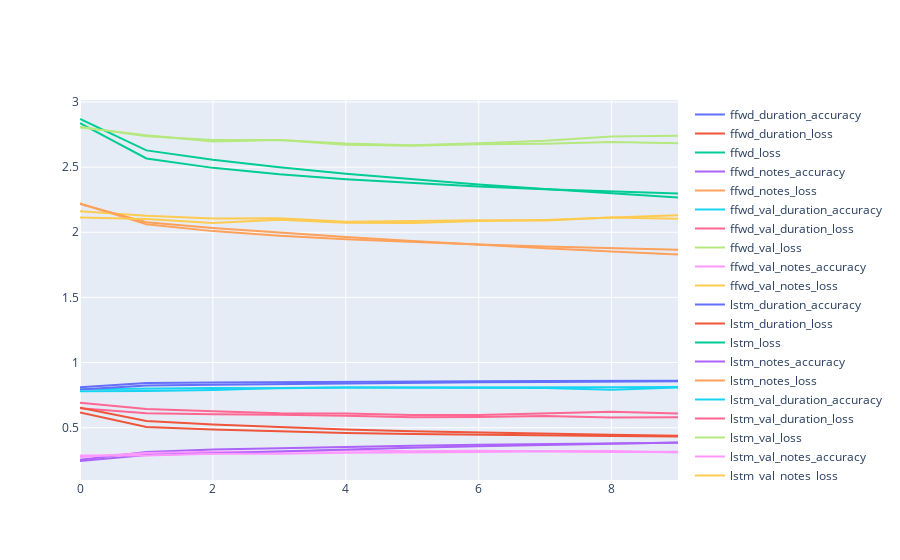

Here is the notebook cell this chart was saved with:
### Code cell
fig.show()

### Figure 1 — Plotly figure (JSON) as saved in the notebook; plotly's stock layout.template omitted (floating-point values rounded to 4 significant figures)
{"data": [{"mode": "lines", "name": "ffwd_duration_accuracy", "type": "scatter", "x": [0, 1, 2, 3, 4, 5, 6, 7, 8, 9], "y": [0.811, 0.8422, 0.8464, 0.8501, 0.8528, 0.855, 0.8572, 0.8582, 0.8599, 0.8611]}, {"mode": "lines", "name": "ffwd_duration_loss", "type": "scatter", "x": [0, 1, 2, 3, 4, 5, 6, 7, 8, 9], "y": [0.6167, 0.5054, 0.4855, 0.4708, 0.4602, 0.4525, 0.4454, 0.4401, 0.4361, 0.4319]}, {"mode": "lines", "name": "ffwd_loss", "type": "scatter", "x": [0, 1, 2, 3, 4, 5, 6, 7, 8, 9], "y": [2.838, 2.567, 2.494, 2.444, 2.407, 2.377, 2.352, 2.331, 2.313, 2.298]}, {"mode": "lines", "name": "ffwd_notes_accuracy", "type": "scatter", "x": [0, 1, 2, 3, 4, 5, 6, 7, 8, 9], "y": [0.2529, 0.3143, 0.3327, 0.3441, 0.3527, 0.3615, 0.3683, 0.3744, 0.3802, 0.3853]}, {"mode": "lines", "name": "ffwd_notes_loss", "type": "scatter", "x": [0, 1, 2, 3, 4, 5, 6, 7, 8, 9], "y": [2.222, 2.061, 2.009, 1.974, 1.947, 1.925, 1.906, 1.891, 1.877, 1.866]}, {"mode": "lines", "name": "ffwd_val_duration_accuracy", "type": "scatter", "x": [0, 1, 2, 3, 4, 5, 6, 7, 8, 9], "y": [0.7941, 0.7998, 0.8056, 0.8035, 0.8093, 0.8082, 0.8077, 0.8055, 0.8099, 0.8126]}, {"mode": "lines", "name": "ffwd_val_duration_loss", "type": "scatter", "x": [0, 1, 2, 3, 4, 5, 6, 7, 8, 9], "y": [0.6487, 0.6111, 0.6031, 0.6001, 0.5908, 0.5804, 0.5818, 0.589, 0.5781, 0.5797]}, {"mode": "lines", "name": "ffwd_val_loss", "type": "scatter", "x": [0, 1, 2, 3, 4, 5, 6, 7, 8, 9], "y": [2.81, 2.737, 2.709, 2.708, 2.671, 2.665, 2.675, 2.679, 2.692, 2.683]}, {"mode": "lines", "name": "ffwd_val_notes_accuracy", "type": "scatter", "x": [0, 1, 2, 3, 4, 5, 6, 7, 8, 9], "y": [0.2753, 0.3063, 0.3147, 0.316, 0.3261, 0.3195, 0.3235, 0.3192, 0.3125, 0.3145]}, {"mode": "lines", "name": "ffwd_val_notes_loss", "type": "scatter", "x": [0, 1, 2, 3, 4, 5, 6, 7, 8, 9], "y": [2.161, 2.126, 2.106, 2.107, 2.08, 2.084, 2.093, 2.089, 2.114, 2.103]}, {"mode": "lines", "name": "lstm_duration_accuracy", "type": "scatter", "x": [0, 1, 2, 3, 4, 5, 6, 7, 8, 9], "y": [0.7938, 0.824, 0.8296, 0.8356, 0.8411, 0.8458, 0.8495, 0.8516, 0.8549, 0.8571]}, {"mode": "lines", "name": "lstm_duration_loss", "type": "scatter", "x": [0, 1, 2, 3, 4, 5, 6, 7, 8, 9], "y": [0.6525, 0.5512, 0.5242, 0.5026, 0.4863, 0.4731, 0.4626, 0.4538, 0.445, 0.4377]}, {"mode": "lines", "name": "lstm_loss", "type": "scatter", "x": [0, 1, 2, 3, 4, 5, 6, 7, 8, 9], "y": [2.869, 2.628, 2.557, 2.499, 2.45, 2.407, 2.367, 2.332, 2.298, 2.267]}, {"mode": "lines", "name": "lstm_notes_accuracy", "type": "scatter", "x": [0, 1, 2, 3, 4, 5, 6, 7, 8, 9], "y": [0.2443, 0.2895, 0.3041, 0.3186, 0.3342, 0.3458, 0.3575, 0.3673, 0.3768, 0.3862]}, {"mode": "lines", "name": "lstm_notes_loss", "type": "scatter", "x": [0, 1, 2, 3, 4, 5, 6, 7, 8, 9], "y": [2.217, 2.077, 2.033, 1.996, 1.963, 1.934, 1.904, 1.878, 1.853, 1.829]}, {"mode": "lines", "name": "lstm_val_duration_accuracy", "type": "scatter", "x": [0, 1, 2, 3, 4, 5, 6, 7, 8, 9], "y": [0.7791, 0.7817, 0.7901, 0.8051, 0.8094, 0.809, 0.8081, 0.8041, 0.7917, 0.8089]}, {"mode": "lines", "name": "lstm_val_duration_loss", "type": "scatter", "x": [0, 1, 2, 3, 4, 5, 6, 7, 8, 9], "y": [0.6916, 0.6429, 0.6271, 0.6108, 0.6089, 0.5977, 0.5967, 0.608, 0.6231, 0.6089]}, {"mode": "lines", "name": "lstm_val_loss", "type": "scatter", "x": [0, 1, 2, 3, 4, 5, 6, 7, 8, 9], "y": [2.804, 2.744, 2.697, 2.708, 2.681, 2.668, 2.682, 2.702, 2.736, 2.74]}, {"mode": "lines", "name": "lstm_val_notes_accuracy", "type": "scatter", "x": [0, 1, 2, 3, 4, 5, 6, 7, 8, 9], "y": [0.2856, 0.2875, 0.3009, 0.2998, 0.3068, 0.3088, 0.3126, 0.3196, 0.321, 0.3095]}, {"mode": "lines", "name": "lstm_val_notes_loss", "type": "scatter", "x": [0, 1, 2, 3, 4, 5, 6, 7, 8, 9], "y": [2.113, 2.101, 2.07, 2.097, 2.072, 2.071, 2.086, 2.094, 2.113, 2.131]}], "layout": {}}
